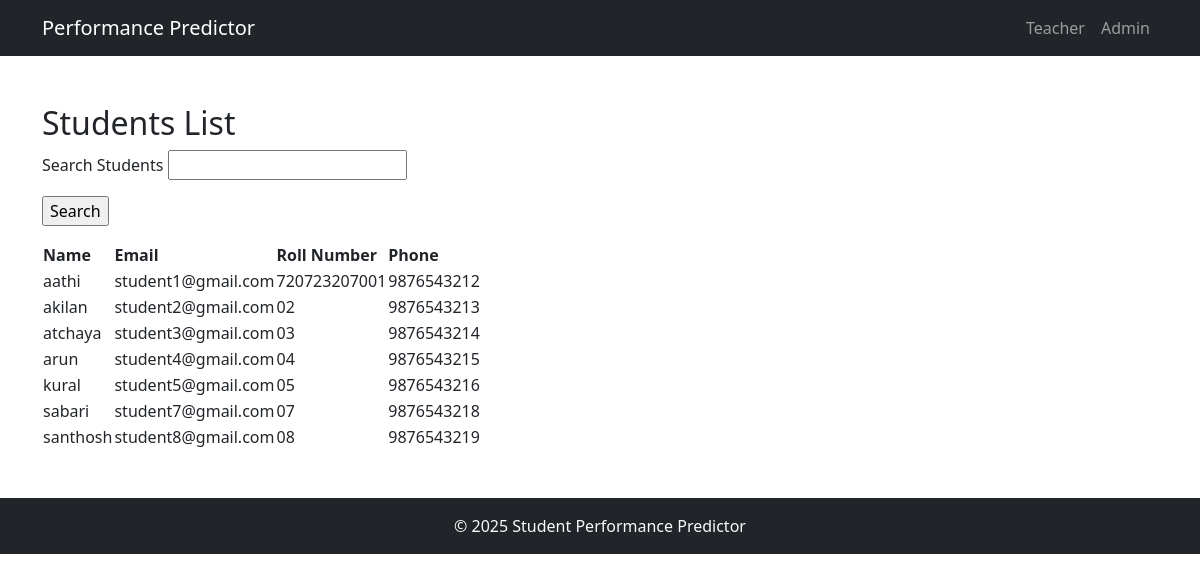
/admin/admin/view_student, run on an earlier commit of the app's database.
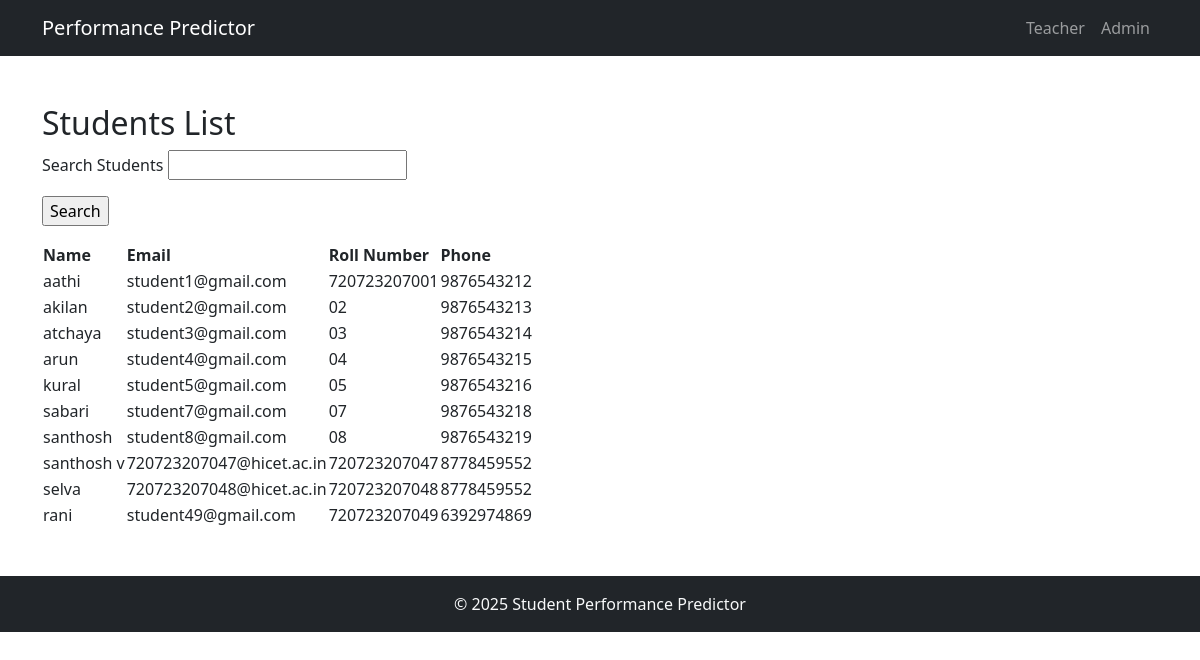
And on a later commit of the database.
### core/models.py (models this page shows, shortened)
class User(db.Model, UserMixin):
    id = db.Column(db.Integer, primary_key=True)
    username = db.Column(db.String(150), unique=True, nullable=False)
    email = db.Column(db.String(150), unique=True, nullable=False)
    password = db.Column(db.String(256), nullable=False)
    role = db.Column(db.String(50), nullable=False)  # Student/Teacher/Admin
    roll_no = db.Column(db.String(50))  # For students
    phone = db.Column(db.String(20))  # Optional
    attendance = db.Column(db.Float, nullable=True)  # Overall attendance %

### core/admin.py (the view)
@admin_bp.route('/admin/view_student', methods=['GET', 'POST'])
def view_student():
    form = SearchForm()
    students = User.query.filter_by(role='Student').all()
    if form.validate_on_submit():  # If the search query is submitted
        search_query = form.search_query.data
        students = User.query.filter(User.username.like(f'%{search_query}%')).all()
    return render_template('admin/view_student.html', students=students, form=form)

### core/forms.py
class SearchForm(FlaskForm):
    search_query = StringField('Search Students', validators=[InputRequired()])
    submit = SubmitField('Search')

### core/templates/admin/view_student.html (shortened to what this page needs)
{% extends 'base.html' %}
{% block content %}
<h2>Students List</h2>
<form method="POST" action="{{ url_for('admin.view_student') }}">
    <p>{{ form.search_query.label }} {{ form.search_query() }}</p>
    <p><input type="submit" value="Search"></p>
</form>
<table>
  <tr>
    <th>Name</th>
    <th>Email</th>
    <th>Roll Number</th>
    <th>Phone</th>
  </tr>
  {% for student in students %}
  <tr>
    <td>{{ student.username }}</td>
    <td>{{ student.email }}</td>
    <td>{{ student.roll_no }}</td>
    <td>{{ student.phone }}</td>
  </tr>
  {% endfor %}
</table>
{% endblock %}

### core/templates/base.html (shortened to what this page needs)
<!DOCTYPE html>
<html lang="en">
<head>
  <link href="https://cdn.jsdelivr.net/npm/bootstrap@5.3.0/dist/css/bootstrap.min.css" rel="stylesheet">
  <link href="https://cdn.jsdelivr.net/npm/bootstrap@5.3.0/dist/css/bootstrap.min.css" rel="stylesheet">
</head>
<body>
<nav class="navbar navbar-expand-lg navbar-dark bg-dark">
  <div class="container">
    <a class="navbar-brand" href="{{ url_for('main.home') }}">Performance Predictor</a>
    <div class="collapse navbar-collapse" id="navbarNav">
      <ul class="navbar-nav ms-auto">
        <li class="nav-item"><a class="nav-link" href="{{ url_for('teacher.teacher_login') }}">Teacher</a></li>
        <li class="nav-item"><a class="nav-link" href="{{ url_for('admin.admin_login') }}">Admin</a></li>
      </ul>
    </div>
  </div>
</nav>
<main class="container mt-5">
  {% block content %}{% endblock %}
</main>
<footer class="bg-dark text-light py-3 mt-5 text-center">
  &copy; 2025 Student Performance Predictor
</footer>
</body>
</html>

What changed in the data, as far as the page shows it:
added User: username "santhosh v", email "720723207047@hicet.ac.in", roll_no "720723207047", phone "8778459552"
added User: username "selva", email "720723207048@hicet.ac.in", roll_no "720723207048", phone "8778459552"
added User: username "rani", email "student49@gmail.com", roll_no "720723207049", phone "6392974869"
